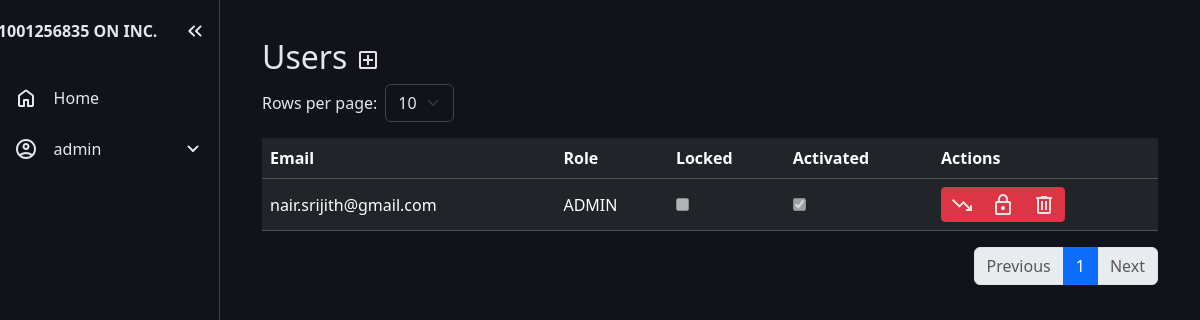
Before: /users/list (signed in) with the older database file.
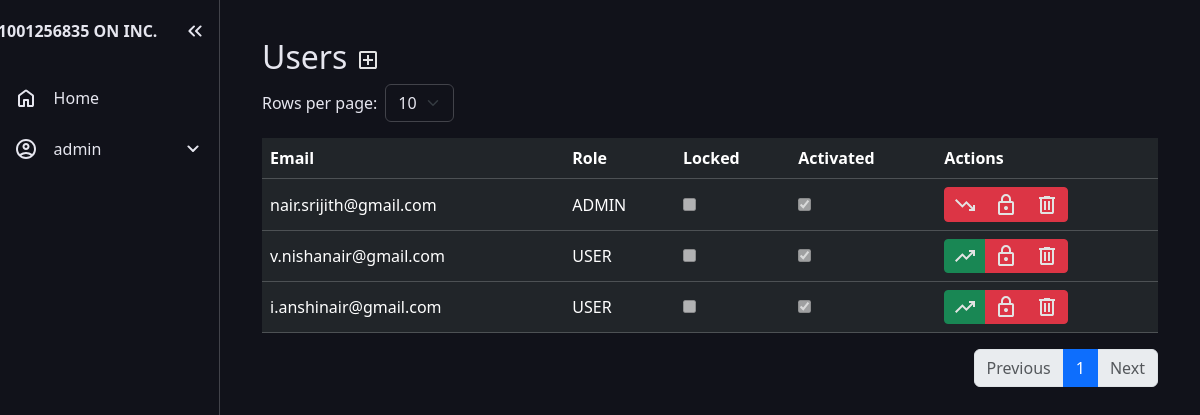
After: the same page with the newer database file.
### app/models.py (models this page shows, shortened)
class User(db.Model, UserMixin):
    __tablename__ = 'users'
    id = db.Column(db.Integer, primary_key=True)
    email = db.Column(db.String(150), unique=True, index=True, nullable=False)
    password_hash = db.Column(db.String(200), nullable=False)
    user_type = db.Column(db.String(51), default=None, nullable=False)
    locked = db.Column(db.Boolean, default=False, nullable=False)
    locked_until = db.Column(db.DateTime, default=None)
    failed_attempt = db.Column(db.Integer, default=0, nullable=False)
    activation_key = db.Column(db.String(15), nullable=True, default=None)

### app/users/views.py (the view)
@users_bp.route('/list', methods=['GET','POST'])
@login_required
def list_users():
    if current_user.is_authenticated and not current_user.user_type == "user":
        page = request.args.get('page', 1, type=int)
        per_page = request.args.get('per_page', 10, type=int)
        users_pagination = User.query.filter(~((User.user_type == 'super') | (User.email == current_user.email))).paginate(page=page, per_page=per_page, error_out=False)
        return render_template(
            'list_user.html',
            users=users_pagination.items,
            pagination=users_pagination,
            per_page=per_page,
            org_name=org_name
        )
    else:
        abort(403)

### app/models.py (called while the page is built)
@login_manager.user_loader
def load_user(user_id):
    return User.query.get(int(user_id))

### app/users/templates/list_user.html (shortened to what this page needs)
{% extends "base.html" %}
{% block content %}
<div class="container-fluid py-2">
    <h2>Users
        <a href="{{ url_for('users.add_user') }}" title="Add New User">
        </a>
    </h2>
    <form method="get" class="mb-3 d-flex align-items-center">
        <label for="per_page" class="me-2">Rows per page:</label>
        <select name="per_page" id="per_page" class="form-select w-auto me-2" onchange="this.form.submit()">
            <option value="10" {% if per_page == 10 %}selected{% endif %}>10</option>
        </select>
    </form>
    <table class="table table-dark table-hover">
        <tbody>
            <tr>
                <th>Email</th>
                <th>Role</th>
                <th>Locked</th>
                <th>Activated</th>
                <th>Actions</th>
            </tr>
            {% if not users %}
                <tr><td colspan="5" class="text-center">No users found.</td></tr>
            {% else %}
                {% for user in users %}
                    <tr>
                        <td>{{user.email}}</td>
                        <td>{{user.user_type | upper}}</td>
                        <td><input type="checkbox" disabled {% if user.locked_until %}checked{% endif %}></td>
                        <td><input type="checkbox" disabled {% if not user.activation_key %}checked{% endif %}> {{ user.activation_key }}</td>
                        <td>
                            <div class="btn-group" role="group" aria-label="Action buttons">
                                {% if user.user_type == "user" %}
                                    <button class="btn btn-success btn-sm" title="Promote to Admin" onclick="submitRoleForm('{{ url_for('users.promote_user', id=user.id) }}')">
                                        <svg xmlns="http://www.w3.org/2000/svg" height="24px" viewBox="0 -960 960 960" width="24px" fill="#e3e3e3"><path d="m136-240-56-56 296-298 160 160 208-206H640v-80h240v240h-80v-104L536-320 376-480 136-240Z"/></svg>
                                    </button>
                                {% elif user.user_type == "admin" %}
                                    <button class="btn btn-danger btn-sm" title="Demote to User" onclick="submitRoleForm('{{ url_for('users.demote_user', id=user.id) }}')">
                                        <svg xmlns="http://www.w3.org/2000/svg" height="24px" viewBox="0 -960 960 960" width="24px" fill="#e3e3e3"><path d="M640-240v-80h104L536-526 376-366 80-664l56-56 240 240 160-160 264 264v-104h80v240H640Z"/></svg>
                                    </button>
                                {% endif %}
                                {% if user.locked_until %}
                                    <button class="btn btn-primary btn-sm" data-bs-toggle="modal" data-bs-target="#unlockModal" data-user-id="{{ user.id }}" data-user-email="{{ user.email }}" title="Unlock User">
                                        <svg xmlns="http://www.w3.org/2000/svg" height="24px" viewBox="0 -960 960 960" width="24px" fill="#e3e3e3"><path d="M240-160h480v-400H240v400Zm240-120q33 0 56.5-23.5T560-360q0-33-23.5-56.5T480-440q-33 0-56.5 23.5T400-360q0 33 23.5 56.5T480-280ZM240-160v-400 400Zm0 80q-33 0-56.5-23.5T160-160v-400q0-33 23.5-56.5T240-640h280v-80q0-83 58.5-141.5T720-920q83 0 141.5 58.5T920-720h-80q0-50-35-85t-85-35q-50 0-85 35t-35 85v80h120q33 0 56.5 23.5T800-560v400q0 33-23.5 56.5T720-80H240Z"/></svg>
                                    </button>
                                {% else %}
                                    <button class="btn btn-danger btn-sm" data-bs-toggle="modal" data-bs-target="#lockModal" data-user-id="{{ user.id }}" data-user-email="{{ user.email }}" title="Lock User">
                                    </button>
                                {% endif %}
                                <button class="btn btn-danger btn-sm" data-bs-toggle="modal" data-bs-target="#deleteModal" data-user-id="{{ user.id }}" data-user-email="{{ user.email }}" title="Delete User">
                                    <svg xmlns="http://www.w3.org/2000/svg" height="24px" viewBox="0 -960 960 960" width="24px" fill="#e3e3e3"><path d="M280-120q-33 0-56.5-23.5T200-200v-520h-40v-80h200v-40h240v40h200v80h-40v520q0 33-23.5 56.5T680-120H280Zm400-600H280v520h400v-520ZM360-280h80v-360h-80v360Zm160 0h80v-360h-80v360ZM280-720v520-520Z"/></svg>
                                </button>
                            </div>
                        </td>
                    </tr>
                {% endfor %}
            {% endif %}
        </tbody>
    </table>
    <nav>
        <ul class="pagination justify-content-end">
            {% set prev_args = request.args.to_dict() %}
            {% set _ = prev_args.update({'page': pagination.prev_num, 'per_page': per_page}) %}
            {% if pagination.has_prev %}
                <li class="page-item">
                    <a class="page-link" href="{{ url_for('clients.list_clients', **prev_args) }}">Previous</a>
                </li>
            {% else %}
                <li class="page-item disabled"><span class="page-link">Previous</span></li>
            {% endif %}
            {% for p in pagination.iter_pages(left_edge=1, right_edge=1, left_current=2, right_current=2) %}
                {% if p %}
                    {% set page_args = request.args.to_dict() %}
                    {% set _ = page_args.update({'page': p, 'per_page': per_page}) %}
                    {% if p == pagination.page %}
                        <li class="page-item active"><span class="page-link">{{ p }}</span></li>
                    {% else %}
                        <li class="page-item"><a class="page-link" href="{{ url_for('users.list_users', **page_args) }}">{{ p }}</a></li>
                    {% endif %}
                {% else %}
                    <li class="page-item disabled"><span class="page-link">…</span></li>
                {% endif %}
            {% endfor %}
            {% set next_args = request.args.to_dict() %}
            {% set _ = next_args.update({'page': pagination.next_num, 'per_page': per_page}) %}
            {% if pagination.has_next %}
                <li class="page-item">
                    <a class="page-link" href="{{ url_for('users.list_users', **next_args) }}">Next</a>
                </li>
            {% else %}
                <li class="page-item disabled"><span class="page-link">Next</span></li>
            {% endif %}
        </ul>
    </nav>
</div>
{% endblock %}

### app/templates/base.html (shortened to what this page needs)
<!DOCTYPE html>
<html lang="en">
<head>
  <link rel="stylesheet" href="{{ url_for('static', filename='css/style.css') }}">
  <link href="https://cdn.jsdelivr.net/npm/bootstrap@5.3.8/dist/css/bootstrap.min.css" rel="stylesheet">
</head>
<body>
  <nav id="sidebar">
    <ul>
      <li>
        <span class="logo">{{ org_name }}</span>
        <button onclick=toggleSidebar() id="toggle-btn">
        </button>
      </li>
      <li>
        <a href="{{ url_for('home') }}" class="{% if request.endpoint == 'home' %}active{% endif %}">
          <span>Home</span>
        </a>
      </li>
      <li>
        <button onclick=toggleSubMenu(this) class="dropdown-btn">
          <span>
            {% if current_user.is_authenticated %}
              {{ current_user.email.split('@')[0] }}
            {% else %}
              Account
            {% endif %}
          </span>
          <svg xmlns="http://www.w3.org/2000/svg" height="24px" viewBox="0 -960 960 960" width="24px" fill="#e8eaed"><path d="M480-361q-8 0-15-2.5t-13-8.5L268-556q-11-11-11-28t11-28q11-11 28-11t28 11l156 156 156-156q11-11 28-11t28 11q11 11 11 28t-11 28L508-372q-6 6-13 8.5t-15 2.5Z"/></svg>
        </button>
      </li>
    </ul>
  </nav>
  <main>
  {% block content %}
  {% endblock %}
  </main>
</body>
</html>

### app/static/css/style.css (style rules this page uses)
:root { --base-clr: #11121a; --line-clr: #42434a; --hover-clr: #222533; --text-clr: #e6e6ef; --accent-clr: #b9bbff; --accent-back-clr: #272836; --secondary-text-clr: #626986; }
* { margin: 0; padding: 0; }
html { font-family: Poppins, 'Segoe UI', Tahoma, Geneva, Verdana, sans-serif; line-height: 1.5rem; }
body { min-height: 100vh; min-height: 100dvh; background-color: var(--base-clr); color: var(--text-clr); display: grid; grid-template-columns: auto 1fr; }
td { vertical-align: middle !important; }
#sidebar { box-sizing: border-box; height: 100vh; width: 220px; padding: 5px 0; background-color: var(--base-clr); border-right: 1px solid var(--line-clr); position: sticky; top: 0; align-self: start; transition: 300ms ease-in-out; overflow: hidden; text-wrap: nowrap; }
#sidebar ul { list-style: none; padding-left: 0rem; }
#sidebar a, #sidebar .dropdown-btn, #sidebar .logo { border-radius: .5em; padding: .85em; text-decoration: none; color: var(--text-clr); display: flex; align-items: center; gap: 1em; }
.dropdown-btn { width: 100%; text-align: left; background: none; border: none; font: inherit; cursor: pointer; }
#sidebar svg { flex-shrink: 0; fill: var(--text-clr); }
#sidebar a span, #sidebar .dropdown-btn span { flex-grow: 1; }
.dropdown-btn svg { transition: 200ms ease; }
.form-control, .form-select { background-color: var(--base-clr) !important; border-color: var(--line-clr) !important; color: var(--text-clr) !important; }
main { padding: min(30px, 7%); background-color: var(--base-clr); color: var(--text-clr); }

Changed rows visible on the page:
added User: email "v.nishanair@gmail.com", user_type "USER", activation_key "☑"
added User: email "i.anshinair@gmail.com", user_type "USER", activation_key "☑"
